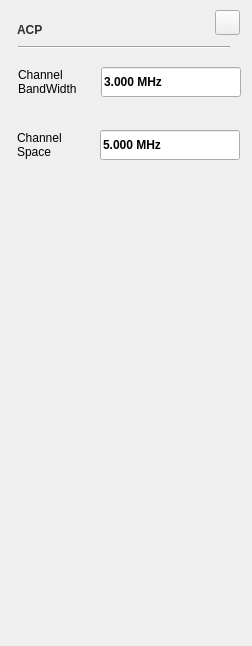
<?xml version="1.0" encoding="UTF-8"?>
<ui version="4.0">
 <class>sa_dialog_acpset</class>
 <widget class="QWidget" name="sa_dialog_acpset">
  <property name="geometry">
   <rect>
    <x>0</x>
    <y>0</y>
    <width>252</width>
    <height>646</height>
   </rect>
  </property>
  <property name="windowTitle">
   <string>Form</string>
  </property>
  <property name="styleSheet">
   <string notr="true">#line
{
	background-color:rgba(46,46,46,1);
}

#widget&gt;QPushButton
{
	color:rgba(123, 123, 123,1);
	font: 75 13px &quot;Arial&quot;;
	border-style:flat;
	font-weight:bold;
}

#widget
{
	background-color:rgba(211,211,211,0.9);
}
#widget&gt;QLabel
{
	font: 75 13px &quot;Arial&quot;;
	color:rgba(46,46,46,1);
}

SA_LineEdit,
SA_LineEdit:disable
{
	background:rgba(255,255,255,1);
	color:rgba(162, 115, 0,1);
	padding:8px 8px 7px 10px ;
	font: 75 13px &quot;Arial&quot;;
	font-weight:bold;
}
SA_LineEdit:focus
{
	outline: none;
	border:2px solid rgba(162,115,0,1);
	padding:6px 6px 5px 8px ;
}

/*******************indoor**********************/
#sa_dialog_acpset[status  =  &quot;indoor&quot;] #line
{
	background-color:rgba(46,46,46,1);
}

#sa_dialog_acpset[status  =  &quot;indoor&quot;] #widget&gt;QPushButton
{
	color:rgba(123, 123, 123,1);
}

#sa_dialog_acpset[status  =  &quot;indoor&quot;] #widget
{
	background-color:rgba(211,211,211,0.9);
}
#sa_dialog_acpset[status  =  &quot;indoor&quot;] #widget&gt;QLabel
{
	color:rgba(46,46,46,1);
}

#sa_dialog_acpset[status  =  &quot;indoor&quot;] SA_LineEdit,
#sa_dialog_acpset[status  =  &quot;indoor&quot;] SA_LineEdit:disable
{
	background:rgba(255,255,255,1);
	color:rgba(162, 115, 0,1);
}
#sa_dialog_acpset[status  =  &quot;indoor&quot;] SA_LineEdit:focus
{
	border:2px solid rgba(162,115,0,1);
}

/*******************outdoor**********************/
#sa_dialog_acpset[status  =  &quot;outdoor&quot;] #line
{
	background-color:rgba(46,46,46,1);
}

#sa_dialog_acpset[status  =  &quot;outdoor&quot;] #widget&gt;QPushButton
{
	color:rgba(123, 123, 123,1);
}

#sa_dialog_acpset[status  =  &quot;outdoor&quot;] #widget
{
	background-color:rgba(211,211,211,0.9);
}
#sa_dialog_acpset[status  =  &quot;outdoor&quot;] #widget&gt;QLabel
{
	color:rgba(46,46,46,1);
}

#sa_dialog_acpset[status  =  &quot;outdoor&quot;] SA_LineEdit,
#sa_dialog_acpset[status  =  &quot;outdoor&quot;] SA_LineEdit:disable
{
	background:rgba(255,255,255,1);
	color:rgba(162, 115, 0,1);
}
#sa_dialog_acpset[status  =  &quot;outdoor&quot;] SA_LineEdit:focus
{
	border:2px solid rgba(162,115,0,1);
}

/*******************night**********************/
#sa_dialog_acpset[status  =  &quot;night&quot;] #line
{
	background-color:rgba(46,46,46,1);
}

#sa_dialog_acpset[status  =  &quot;night&quot;] #widget&gt;QPushButton
{
	color:rgba(123, 123, 123,1);
}

#sa_dialog_acpset[status  =  &quot;night&quot;] #widget
{
	background-color:rgba(208,182,139,0.9);
}
#sa_dialog_acpset[status  =  &quot;night&quot;] #widget&gt;QLabel
{
	color:rgba(46,46,46,1);
}

#sa_dialog_acpset[status  =  &quot;night&quot;] SA_LineEdit,
#sa_dialog_acpset[status  =  &quot;night&quot;] SA_LineEdit:disable
{
 	background-color: rgba(251,220,167,0.60);
	color:rgba(159,98,0,1);
}
#sa_dialog_acpset[status  =  &quot;night&quot;] SA_LineEdit:focus
{
	border:2px solid rgba(162,115,0,1);
}</string>
  </property>
  <property name="status" stdset="0">
   <string>indoor</string>
  </property>
  <widget class="QWidget" name="widget" native="true">
   <property name="geometry">
    <rect>
     <x>0</x>
     <y>0</y>
     <width>252</width>
     <height>646</height>
    </rect>
   </property>
   <widget class="QLabel" name="ltitle">
    <property name="geometry">
     <rect>
      <x>17</x>
      <y>19</y>
      <width>151</width>
      <height>22</height>
     </rect>
    </property>
    <property name="styleSheet">
     <string notr="true">#ltitle
{
	font: 75 20px &quot;Arial&quot;;
	color:rgba(46,46,46,1);
	line-height:23px;
	font-weight:bold;
}</string>
    </property>
    <property name="text">
     <string>ACP</string>
    </property>
   </widget>
   <widget class="QPushButton" name="pb_cancel_2">
    <property name="geometry">
     <rect>
      <x>215</x>
      <y>10</y>
      <width>25</width>
      <height>25</height>
     </rect>
    </property>
    <property name="styleSheet">
     <string notr="true">/*******************indoor**********************/
#sa_dialog_acpset[status  =  &quot;indoor&quot;] QPushButton
{
background-color:rgba(0,0,0,0);
background-image: url(:/sa/image/btn_close_normal.png);
}
#sa_dialog_acpset[status  =  &quot;indoor&quot;] QPushButton:pressed
{
background-image: url(:/sa/image/btn_close_click.png);
}

/*******************outdoor**********************/
#sa_dialog_acpset[status  =  &quot;outdoor&quot;] QPushButton
{
background-color:rgba(0,0,0,0);
background-image: url(:/sa/image/btn_close_normal.png);
}
#sa_dialog_acpset[status  =  &quot;outdoor&quot;] QPushButton:pressed
{
background-image: url(:/sa/image/btn_close_click.png);
}

/*******************night**********************/
#sa_dialog_acpset[status  =  &quot;night&quot;] QPushButton
{
background-color:rgba(0,0,0,0);
border-image: url(:/sa/image/night/btn_close_normal.png);
}
#sa_dialog_acpset[status  =  &quot;night&quot;] QPushButton:pressed
{
border-image: url(:/sa/image/night/btn_close_click.png);
}</string>
    </property>
    <property name="text">
     <string/>
    </property>
   </widget>
   <widget class="Line" name="line">
    <property name="geometry">
     <rect>
      <x>18</x>
      <y>46</y>
      <width>212</width>
      <height>2</height>
     </rect>
    </property>
    <property name="orientation">
     <enum>Qt::Horizontal</enum>
    </property>
   </widget>
   <widget class="QLabel" name="label">
    <property name="geometry">
     <rect>
      <x>18</x>
      <y>67</y>
      <width>75</width>
      <height>30</height>
     </rect>
    </property>
    <property name="text">
     <string>Channel
BandWidth</string>
    </property>
   </widget>
   <widget class="SA_LineEdit" name="lineEdit">
    <property name="geometry">
     <rect>
      <x>101</x>
      <y>67</y>
      <width>140</width>
      <height>30</height>
     </rect>
    </property>
    <property name="font">
     <font>
      <family>Liberation Sans</family>
      <weight>75</weight>
      <bold>true</bold>
     </font>
    </property>
    <property name="text">
     <string>3.000 MHz</string>
    </property>
    <property name="cursorPosition">
     <number>9</number>
    </property>
    <property name="readOnly">
     <bool>true</bool>
    </property>
   </widget>
   <widget class="SA_LineEdit" name="lineEdit_1">
    <property name="geometry">
     <rect>
      <x>100</x>
      <y>130</y>
      <width>140</width>
      <height>30</height>
     </rect>
    </property>
    <property name="font">
     <font>
      <family>Liberation Sans</family>
      <weight>75</weight>
      <bold>true</bold>
     </font>
    </property>
    <property name="text">
     <string>5.000 MHz</string>
    </property>
    <property name="cursorPosition">
     <number>9</number>
    </property>
    <property name="readOnly">
     <bool>true</bool>
    </property>
   </widget>
   <widget class="QLabel" name="label_2">
    <property name="geometry">
     <rect>
      <x>17</x>
      <y>130</y>
      <width>75</width>
      <height>30</height>
     </rect>
    </property>
    <property name="text">
     <string>Channel
Space</string>
    </property>
   </widget>
  </widget>
 </widget>
 <customwidgets>
  <customwidget>
   <class>SA_LineEdit</class>
   <extends>QLineEdit</extends>
   <header location="global">sa_lineedit.h</header>
   <slots>
    <signal>clicked()</signal>
   </slots>
  </customwidget>
 </customwidgets>
 <resources/>
 <connections/>
</ui>
